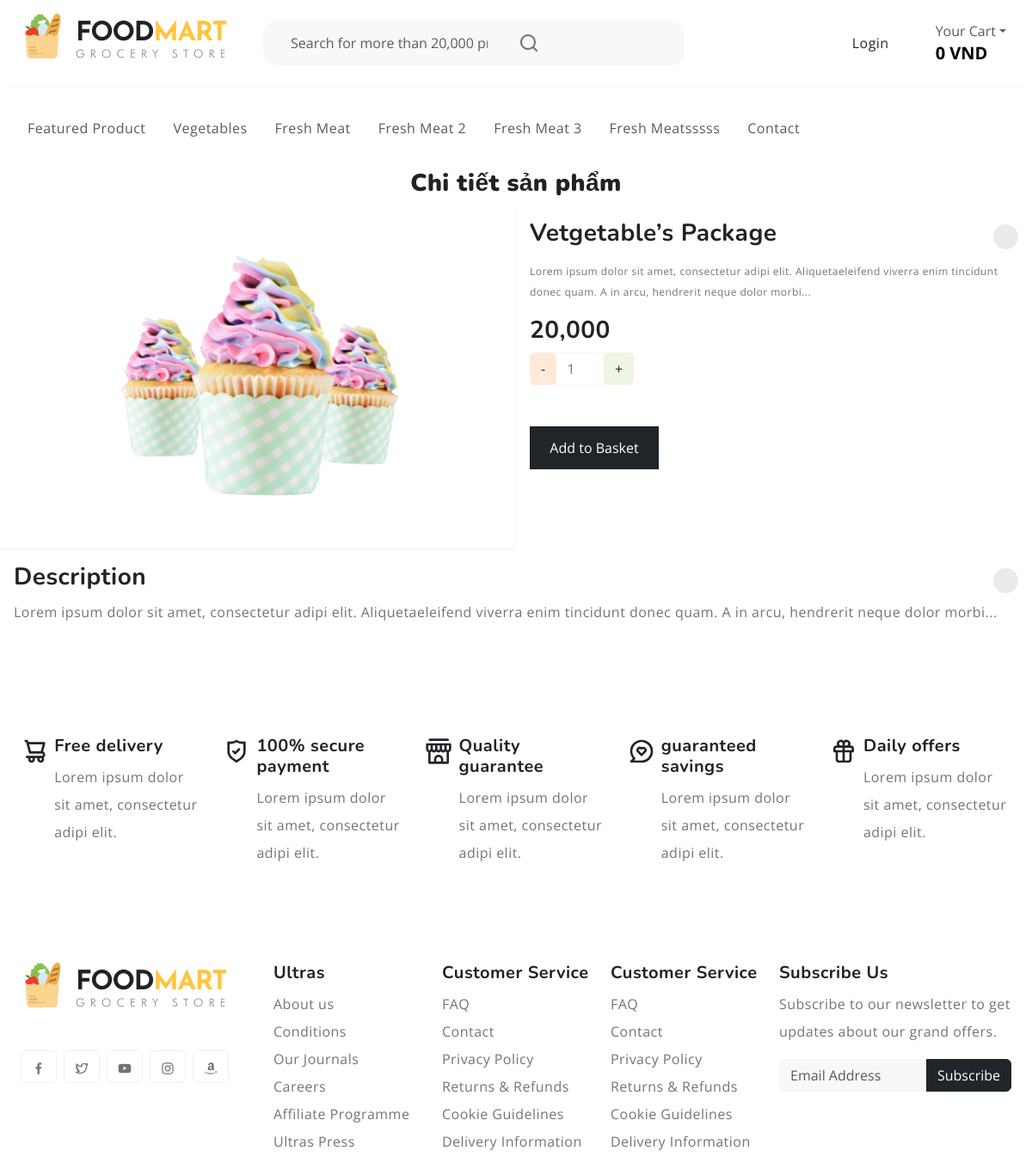
/views/FoodMart/shop-details.php?detail=20, run on the app's committed database.
### tables this page shows
CREATE TABLE `categories` (
  `category_id` int(11) NOT NULL,
  `category_name` varchar(255) DEFAULT NULL,
  `is_host` int(11) NOT NULL,
  `create_at` datetime DEFAULT current_timestamp()
);

CREATE TABLE `products` (
  `product_id` int(11) NOT NULL,
  `category_id` int(11) NOT NULL,
  `name_sp` varchar(250) NOT NULL,
  `price` int(11) NOT NULL,
  `discount` int(11) NOT NULL,
  `img` varchar(500) NOT NULL,
  `content` varchar(5000) NOT NULL,
  `description` longtext NOT NULL,
  `is_host` int(11) NOT NULL,
  `create_at` datetime DEFAULT current_timestamp()
);

### views/FoodMart/controller/headerController.php (called while the page is built, shortened)
<?php
require '../../db/db.php';
mysqli_select_db($conn, "ecommerce");
$sql_categories2 = "SELECT * FROM Categories";
$result_categories2 = $conn->query($sql_categories2);
?>

### views/FoodMart/controller/shopDetailController.php (called while the page is built, shortened)
<?php
require '../../db/db.php';
mysqli_select_db($conn, "ecommerce");
if (isset($_GET["detail"])) {
    $product_id = mysqli_real_escape_string($conn, $_GET["detail"]);
    $sql = "SELECT DISTINCT product_id, name_sp, content, discount, img, price, description, category_id
            FROM Products
            WHERE product_id = '$product_id' LIMIT 1";
    $result = $conn->query($sql);
    if ($result && $result->num_rows > 0) {
        $list = mysqli_fetch_assoc($result);
    } else {
        die("Không tìm thấy sản phẩm với ID đó.");
    }
} else {
    die("Không có ID sản phẩm được cung cấp.");
}
?>

### views/FoodMart/shop-details.php (the view, shortened to what this page needs)
<?php include('controller/shopDetailController.php'); ?>
<!DOCTYPE html>
<html lang="en">
<head>
    <link rel="stylesheet" href="https://cdn.jsdelivr.net/npm/swiper@9/swiper-bundle.min.css">
    <link href="https://cdn.jsdelivr.net/npm/bootstrap@5.3.0-alpha3/dist/css/bootstrap.min.css" rel="stylesheet">
    <link rel="stylesheet" type="text/css" href="css/vendor.css">
    <link rel="stylesheet" type="text/css" href="style.css">
    <link rel="stylesheet" type="text/css" href="css/shopDetail.css">
</head>
<body>
    <?php include('header.php'); ?>
    <section class="mb-5">
        <div class="card">
            <div style="text-align: center;">
                <h3><b>Chi tiết sản phẩm</b> </h3>
            </div>
            <div class="row g-0">
                <div class="col-md-6 border-end">
                    <div class="d-flex flex-column justify-content-center">
                        <div class="main_image">
                            <img src="../admin/upload_mau/<?php echo htmlspecialchars($list['img']); ?>" id="main_product_image" width="350">
                        </div>
                    </div>
                </div>
                <div class="col-md-6">
                    <div class="p-3 right-side">
                        <div class="d-flex justify-content-between align-items-center">
                            <h3><?php echo htmlspecialchars($list['name_sp']); ?></h3>
                            <span class="heart"><i class='bx bx-heart'></i></span>
                        </div>
                        <div class="mt-2 pr-3 content">
                            <p><?php echo htmlspecialchars($list['content']); ?></p>
                        </div>
                        <h3><?php echo number_format($list['price']); ?></h3>
                        <form action="" method="post">
                            <div class="d-flex align-items-center justify-content-between">
                                <div class="input-group product-qty">
                                    <span class="input-group-btn">
                                        <button type="button" class="quantity-left-minus btn btn-danger btn-number" data-type="minus" aria-label="Decrease quantity">
                                            -
                                        </button>
                                    </span>
                                    <input type="number" id="quantity" name="quantity" style="width:10% !important; flex:none;" class="form-control input-number" value="1" min="1" readonly>
                                    <span class="input-group-btn">
                                        <button type="button" class="quantity-right-plus btn btn-success btn-number" data-type="plus" aria-label="Increase quantity">
                                            +
                                        </button>
                                    </span>
                                </div>
                            </div>
                            <div class="buttons d-flex flex-row mt-5 gap-3">
                                <button type="submit" name="add_to_cart" class="btn btn-dark">Add to Basket</button>
                            </div>
                        </form>
                    </div>
                </div>
                <div class="p-3 right-side">
                    <div class="d-flex justify-content-between align-items-center">
                        <h3>Description</h3>
                        <span class="heart"><i class='bx bx-heart'></i></span>
                    </div>
                    <p><?php echo htmlspecialchars($list['content']); ?></p>
                </div>
            </div>
        </div>
    </section>
    <?php include('menuFooter.php'); ?>
    <?php include('footer.php'); ?>
</body>
</html>

### views/FoodMart/header.php (shortened to what this page needs)
<?php include('controller/headerController.php'); ?>
<header>
  <div class="container-fluid">
    <div class="row py-3 border-bottom">
      <div class="col-sm-4 col-lg-3 text-center text-sm-start">
        <div class="main-logo">
          <a href="index.php">
            <img src="images/logo.png" alt="logo" class="img-fluid">
          </a>
        </div>
      </div>
      <div class="col-sm-6 offset-sm-2 offset-md-0 col-lg-5 d-none d-lg-block">
        <div class="search-bar row bg-light p-2 my-2 rounded-4">
          <div class="col-11 col-md-7">
            <form id="search-form" class="text-center" action="index.php" method="post">
              <input type="text" class="form-control border-0 bg-transparent" placeholder="Search for more than 20,000 products" />
            </form>
          </div>
          <div class="col-1">
            <svg xmlns="http://www.w3.org/2000/svg" width="24" height="24" viewBox="0 0 24 24">
              <path fill="currentColor" d="M21.71 20.29L18 16.61A9 9 0 1 0 16.61 18l3.68 3.68a1 1 0 0 0 1.42 0a1 1 0 0 0 0-1.39ZM11 18a7 7 0 1 1 7-7a7 7 0 0 1-7 7Z" />
            </svg>
          </div>
        </div>
      </div>
      <div class="col-sm-8 col-lg-4 d-flex justify-content-end gap-5 align-items-center mt-4 mt-sm-0 justify-content-center justify-content-sm-end">
        <ul class="d-flex justify-content-end list-unstyled m-0">
          <?php if (isset($_SESSION['loggedin']) && $_SESSION['loggedin'] === true): ?>
            <li>Welcome, <?php echo htmlspecialchars($user_name); ?>
              <br />
              <a class="a-left" href="../../login_out.php">Logout</a>
            </li>
          <?php else: ?>
            <li><a href="../../login.php">Login</a></li>
          <?php endif; ?>
        </ul>
        <div class="cart text-end d-none d-lg-block dropdown">
          <button class="border-0 bg-transparent d-flex flex-column gap-2 lh-1" type="button" data-bs-toggle="offcanvas" data-bs-target="#offcanvasCart" aria-controls="offcanvasCart">
            <span class="fs-6 text-muted dropdown-toggle">Your Cart</span>
            <?php
            $total_price = 0;
            echo '<span class="cart-total fs-5 fw-bold">' . number_format($total_price) . ' VND</span>';
            ?> </button>
        </div>
      </div>
    </div>
  </div>
  <div class="container-fluid">
    <div class="row py-3">
      <div class="d-flex  justify-content-center justify-content-sm-between align-items-center">
        <nav class="main-menu d-flex navbar navbar-expand-lg">
          <div class="offcanvas offcanvas-end" tabindex="-1" id="offcanvasNavbar" aria-labelledby="offcanvasNavbarLabel">
            <div class="offcanvas-body">
              <ul class="navbar-nav justify-content-end menu-list list-unstyled d-flex gap-md-3 mb-0">
                <?php while ($category2 = $result_categories2->fetch_assoc()): ?>
                  <li class="nav-item active">
                    <a href="productCategory.php?category_id=<?php echo htmlspecialchars($category2['category_id']); ?>" class="nav-link"><?php echo htmlspecialchars($category2['category_name']); ?></a>
                  </li>
                <?php endwhile; ?>
                <li class="nav-item active">
                    <a href="contact.php" class="nav-link">Contact</a>
                  </li>
              </ul>
            </div>
          </div>
      </div>
    </div>
  </div>
</header>

### views/FoodMart/style.css (style rules this page uses)
:root { --header-height: 160px; --header-height-min: 80px; }
:root { --accent-color: #ffc43f; --dark-color: #222222; --light-dark-color: #727272; --light-color: #fff; --grey-color: #dbdbdb; --light-grey-color: #fafafa; --primary-color: #6995b1; --light-primary-color: #eef1f3; }
:root { --body-font: "Open Sans", sans-serif; --heading-font: "Nunito", sans-serif; }
body { --bs-link-color: #333; --bs-link-hover-color: #333; --bs-link-color-rgb: 40, 40, 40; --bs-link-hover-color-rgb: 0, 0, 0; --bs-light-rgb: 248, 248, 248; --bs-font-sans-serif: "Open Sans", sans-serif; --bs-body-font-family: var(--bs-font-sans-serif); --bs-body-font-size: 1rem; --bs-body-font-weight: 400; --bs-body-line-height: 2; --bs-body-color: #747474; --bs-primary: #ffc43f; --bs-primary-rgb: 255, 196, 63; --bs-success: #a3be4c; --bs-success-rgb: 163, 190, 76; --bs-primary-bg-subtle: #fff9eb; --bs-success-bg-subtle: #eef5e5; --bs-border-color: #f7f7f7; --bs-secondary-rgb: 230, 243, 251; --bs-danger-rgb: 249, 235, 231; --bs-warning-rgb: 255, 249, 235; --bs-info-rgb: 230, 243, 250; }
.btn-success { --bs-btn-color: #222; --bs-btn-bg: #eef5e4; --bs-btn-border-color: #eef5e4; --bs-btn-hover-color: #222; --bs-btn-hover-bg: #9de3c2; --bs-btn-hover-border-color: #9de3c2; --bs-btn-focus-shadow-rgb: 60, 153, 110; --bs-btn-active-color: #222; --bs-btn-active-bg: #9de3c2; --bs-btn-active-border-color: #9de3c2; --bs-btn-active-shadow: inset 0 3px 5px rgba(0, 0, 0, 0.125); --bs-btn-disabled-color: #222; --bs-btn-disabled-bg: #eef5e4; --bs-btn-disabled-border-color: #eef5e4; }
.btn-danger { --bs-btn-color: #222; --bs-btn-bg: #ffeada; --bs-btn-border-color: #ffeada; --bs-btn-hover-color: #222; --bs-btn-hover-bg: #ecc9af; --bs-btn-hover-border-color: #ecc9af; --bs-btn-focus-shadow-rgb: 60, 153, 110; --bs-btn-active-color: #222; --bs-btn-active-bg: #ecc9af; --bs-btn-active-border-color: #ecc9af; --bs-btn-active-shadow: inset 0 3px 5px rgba(0, 0, 0, 0.125); --bs-btn-disabled-color: #222; --bs-btn-disabled-bg: #ffeada; --bs-btn-disabled-border-color: #ffeada; }
body { letter-spacing: 0.03em; }
h1, h2, h3, h4, h5, h6 { font-family: var(--heading-font); color: var(--dark-color); font-weight: 700; }
.container, .container-fluid, .container-lg, .container-md, .container-sm, .container-xl, .container-xxl { --bs-gutter-x: 3rem; }
.container-fluid { max-width: 1600px; }
a { text-decoration: none ; }

### views/FoodMart/css/shopDetail.css (style rules this page uses)
.card { border: none; overflow: hidden }
.main_image { display: flex; justify-content: center; align-items: center; border-bottom: 1px solid #eee; height: 400px; width: 100%; overflow: hidden }
.heart { height: 29px; width: 29px; background-color: #eaeaea; border-radius: 50%; display: flex; justify-content: center; align-items: center }
.content p { font-size: 12px }
.right-side { position: relative }
.buttons .btn { height: 50px; width: 150px; border-radius: 0px !important }

### data on the page
categories: category_name "Featured Product"
categories: category_name "Vegetables"
categories: category_name "Fresh Meat"
categories: category_name "Fresh Meat 2"
categories: category_name "Fresh Meat 3"
categories: category_name "Fresh Meatsssss"
products: img (picture), name_sp "Vetgetable’s Package", content "Lorem ipsum dolor sit amet, consectetur adipi elit. Aliquetaeleifend viverra enim tincidunt donec quam. A in arcu, hendrerit neque dolor morbi...", price "20,000"

### other printed values
$total_price "0"
